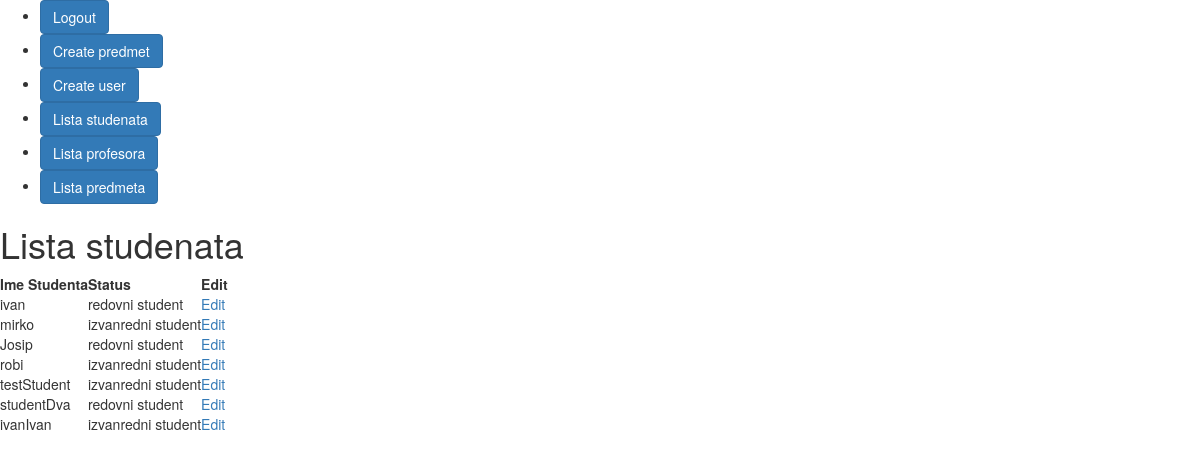
Before: /list-studenti/ (signed in) with the older database file.
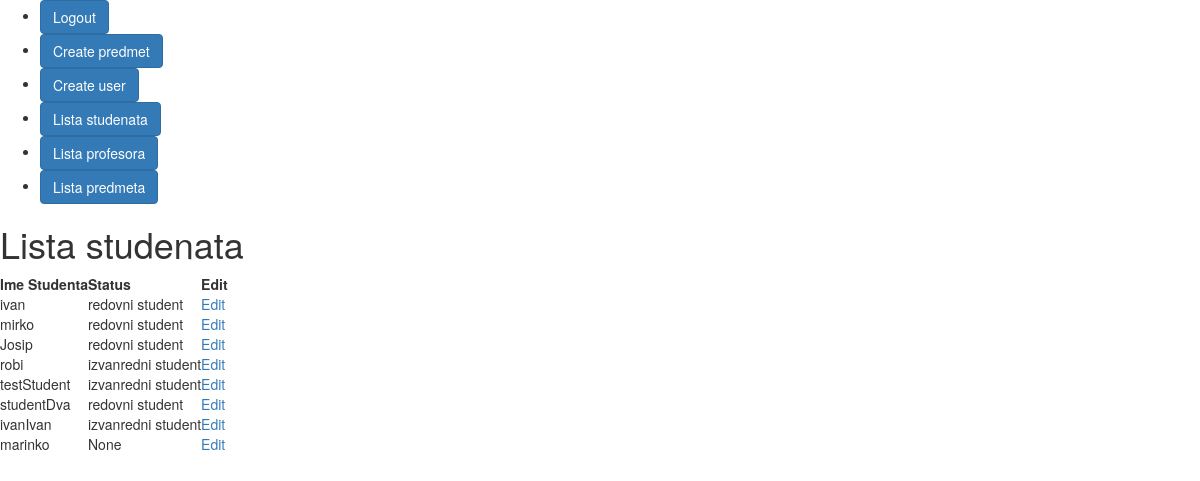
After: the same page with the newer database file.
### appUpisStudenata/models.py (models this page shows)
class Korisnik(AbstractUser):
    role = models.ForeignKey(Role, on_delete=models.SET_NULL,blank=True, null=True, related_name="rola" )
    statusi = (('none', 'None'), ('izv', 'izvanredni student'), ('red', 'redovni student'))
    status = models.CharField(max_length=50, choices=statusi)

### appUpisStudenata/views.py (the view)
# urls.py: path('list-studenti/', StudentiListView.as_view(), name='listStudenti'),
class StudentiListView(LoginRequiredMixin, ListView):
    model = Korisnik
    template_name = 'listStudenti.html'
    context_object_name = 'studenti_list'
    login_url = '/login/'
    redirect_field_name = 'redirect_to'
    def dispatch(self, request, *args, **kwargs):
        if not request.user.is_authenticated:
            return redirect('login')
        if request.user.role.role != 'ADMIN':
            return HttpResponseForbidden("Access Denied")
        return super().dispatch(request, *args, **kwargs)
    def get_context_data(self, **kwargs):
        context = super().get_context_data(**kwargs)
        user = self.request.user
        student_role = Role.objects.get(role=Role.STUDENT)
        students = Korisnik.objects.filter(role=student_role)
        context['studenti_list'] = students
        return context

### appUpisStudenata/templates/listStudenti.html
{% extends 'base.html' %}
{% block content %}
  <h1>Lista studenata</h1>
  <table>
    <thead>
      <tr>
        <th>Ime Studenta</th>
        <th>Status</th>
        <th>Edit</th>
      </tr>
    </thead>
    <tbody>
      {% for student in studenti_list %}
        <tr>
          <td>{{ student.username }}</td>
          <td>{{ student.get_status_display }}</td>
          <td>
            <a href="{% url 'editStudent' pk=student.pk %}">Edit</a>
          </td>
        </tr>
      {% endfor %}
    </tbody>
  </table>
{% endblock %}

### appUpisStudenata/templates/base.html (shortened to what this page needs)
<!DOCTYPE html>
<html>
<head>
    <link rel="stylesheet" href="https://cdn.jsdelivr.net/npm/bootstrap@3.3.7/dist/css/bootstrap.min.css">
</head>
<body>
    <nav>
        <ul>
            {% if user.is_authenticated %}
                {% if user.role.role == 'STUDENT' %}
                <li><a href="/logout" class="btn btn-primary">Logout</a></li>
                {% elif user.role.role == 'PROFESOR' %}
                <li><a href="{% url 'predmetiProfesora' %}">Lista predmeta</a></li>
                <li><a href="/logout" class="btn btn-primary">Logout</a></li>
                {%elif user.role.role == 'ADMIN' %}
                <li><a href="/logout" class="btn btn-primary">Logout</a></li>
                <li><a href="{% url 'createPredmet' %}" class="btn btn-primary">Create predmet</a></li>
                <li><a href="{% url 'createUser' %}" class="btn btn-primary">Create user</a></li>
                <li><a href="{% url 'listStudenti' %}"class="btn btn-primary" >Lista studenata</a></li>
                <li><a href="{% url 'listProfesori' %}" class="btn btn-primary">Lista profesora</a></li>
                <li><a href="{% url 'listPredmeti' %}" class="btn btn-primary">Lista predmeta</a></li>
                {% endif %}
            {% else %}
                <li><a href="{% url 'login' %}">Login</a></li>
            {% endif %}
        </ul>
    </nav>
    <div class="content">
        {% block content %}
        {% endblock %}
    </div>
</body>
</html>

Changed rows visible on the page:
changed Korisnik "mirko": status "izvanredni student" → "redovni student"
added Korisnik: username "marinko", status "None"
